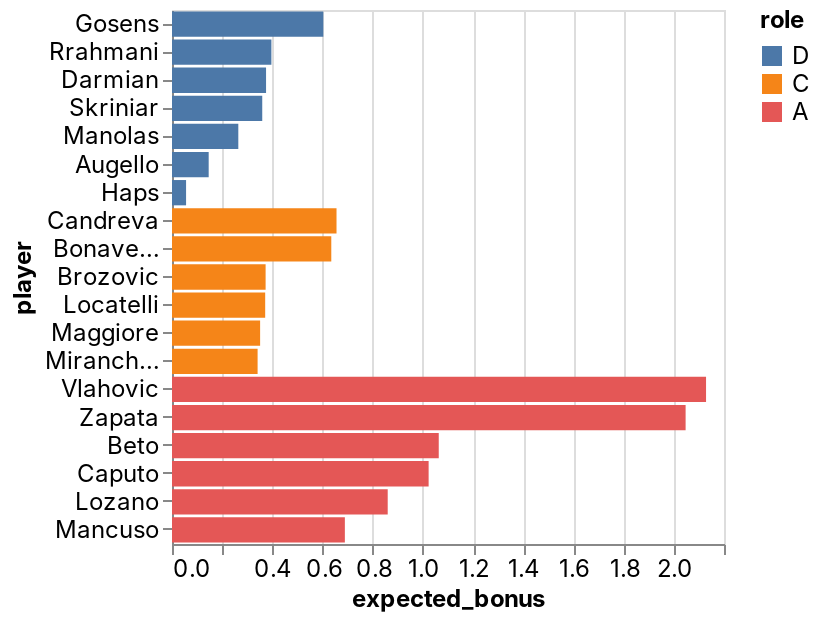

Notebook code cell kept with this figure:
### Code cell
_deepnote_run_altair(fanta_team, """{"$schema":"https://vega.github.io/schema/vega-lite/v4.json","mark":{"type":"bar","tooltip":{"content":"data"}},"height":220,"autosize":{"type":"fit"},"data":{"name":"placeholder"},"encoding":{"x":{"field":"expected_bonus","type":"quantitative","sort":null,"scale":{"type":"linear","zero":false}},"y":{"field":"player","type":"nominal","sort":null,"scale":{"type":"linear","zero":true}},"color":{"field":"role","type":"nominal","sort":null,"scale":{"type":"linear","zero":false}}}}""")

### Figure 1 — Vega-Lite specification as saved in the notebook (floating-point values rounded to 4 significant figures)
{"config": {"view": {"continuousWidth": 400, "continuousHeight": 300}, "area": {"fill": "#51C0E9"}, "axis": {"labelFont": "Inter, sans-serif", "labelFontSize": 12, "labelFontWeight": "normal", "labelLimit": 60, "labelOverlap": "greedy", "titleFont": "Inter, sans-serif", "titleFontSize": 12, "titleFontWeight": "bold"}, "background": "#ffffff", "legend": {"labelFont": "Inter, sans-serif", "labelFontSize": 12, "titleFont": "Inter, sans-serif", "titleFontSize": 12, "titleFontWeight": "bold"}, "line": {"stroke": "#51C0E9", "strokeWidth": 2}, "rect": {"fill": "#51C0E9"}, "title": {"anchor": "start", "color": "#000000", "font": "Inter, sans-serif", "fontSize": 22, "fontWeight": "normal"}}, "data": {"name": "data-335f236ba6ecd306b51db46e64ae79a7"}, "mark": {"type": "bar", "tooltip": {"content": "data"}}, "autosize": {"type": "fit"}, "encoding": {"color": {"type": "nominal", "field": "role", "scale": {"type": "linear", "zero": false}, "sort": null}, "x": {"type": "quantitative", "field": "expected_bonus", "scale": {"type": "linear", "zero": false}, "sort": null}, "y": {"type": "nominal", "field": "player", "scale": {"type": "linear", "zero": true}, "sort": null}}, "height": 300, "width": "container", "$schema": "https://vega.github.io/schema/vega-lite/v4.json", "datasets": {"data-335f236ba6ecd306b51db46e64ae79a7": [{"role": "D", "player": "Gosens", "home_team": "Lazio", "away_team": "Atalanta", "expected_bonus": 0.6031}, {"role": "D", "player": "Rrahmani", "home_team": "Napoli", "away_team": "Salernitana", "expected_bonus": 0.3962}, {"role": "D", "player": "Darmian", "home_team": "Inter", "away_team": "Venezia", "expected_bonus": 0.3749}, {"role": "D", "player": "Skriniar", "home_team": "Inter", "away_team": "Venezia", "expected_bonus": 0.3597}, {"role": "D", "player": "Manolas", "home_team": "Napoli", "away_team": "Salernitana", "expected_bonus": 0.2643}, {"role": "D", "player": "Augello", "home_team": "Spezia", "away_team": "Sampdoria", "expected_bonus": 0.1462}, {"role": "D", "player": "Haps", "home_team": "Inter", "away_team": "Venezia", "expected_bonus": 0.05609}, {"role": "C", "player": "Candreva", "home_team": "Spezia", "away_team": "Sampdoria", "expected_bonus": 0.6557}, {"role": "C", "player": "Bonaventura", "home_team": "Cagliari", "away_team": "Fiorentina", "expected_bonus": 0.6348}, {"role": "C", "player": "Brozovic", "home_team": "Inter", "away_team": "Venezia", "expected_bonus": 0.3731}, {"role": "C", "player": "Locatelli", "home_team": "AC Milan", "away_team": "Juventus", "expected_bonus": 0.3714}, {"role": "C", "player": "Maggiore", "home_team": "Spezia", "away_team": "Sampdoria", "expected_bonus": 0.3512}, {"role": "C", "player": "Miranchuk", "home_team": "Lazio", "away_team": "Atalanta", "expected_bonus": 0.3412}, {"role": "A", "player": "Vlahovic", "home_team": "Cagliari", "away_team": "Fiorentina", "expected_bonus": 2.128}, {"role": "A", "player": "Zapata", "home_team": "Lazio", "away_team": "Atalanta", "expected_bonus": 2.047}, {"role": "A", "player": "Beto", "home_team": "Genoa", "away_team": "Udinese", "expected_bonus": 1.063}, {"role": "A", "player": "Caputo", "home_team": "Spezia", "away_team": "Sampdoria", "expected_bonus": 1.023}, {"role": "A", "player": "Lozano", "home_team": "Napoli", "away_team": "Salernitana", "expected_bonus": 0.8597}, {"role": "A", "player": "Mancuso", "home_team": "Empoli", "away_team": "Roma", "expected_bonus": 0.6889}]}}
